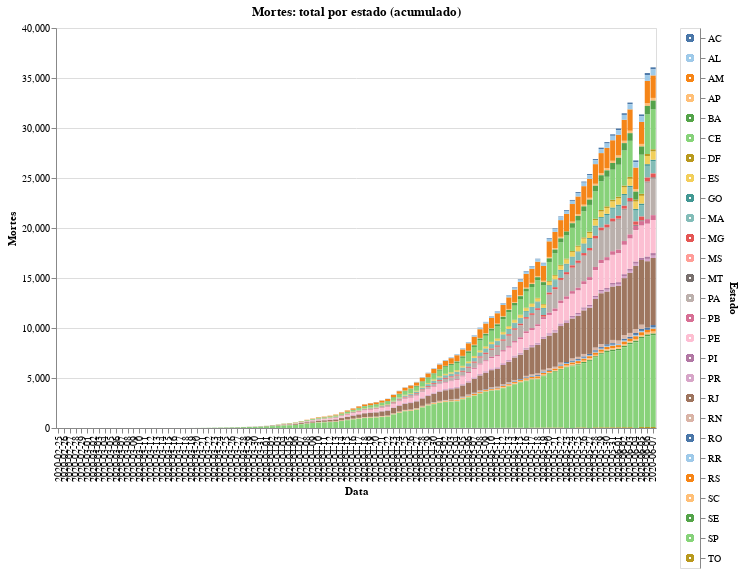

Source (notebook cell):
### Code cell
#hide_input
opt = df[STATE_COLUMN].unique()
opt.sort()
input_dropdown = alt.binding_select(options=opt)
selection1 = alt.selection_single(fields=[STATE_COLUMN], bind=input_dropdown, name=' ')
selection2 = alt.selection_multi(fields=[STATE_COLUMN], on='mouseover')
color = alt.condition(selection1 | selection2,
                    alt.Color(STATE_COLUMN+':N', scale=alt.Scale(scheme='tableau20'), legend=None),
                    alt.value('lightgray'))

chart = alt.Chart(df).mark_bar().encode(
    x=alt.X(DATE_COLUMN+':O', axis=alt.Axis(title=DATE_COLUMN)),
    y=alt.Y(DEATH_COLUMN, axis=alt.Axis(title=DEATH_COLUMN)),
    color=color,
    tooltip=[DATE_COLUMN, STATE_COLUMN, DEATH_COLUMN],
    order=alt.Order(
    STATE_COLUMN,
    sort='descending'
    )
).properties(
    title=DEATHS+": "+TOTAL_BY_STATE+' ('+ACCUMULATED+')'
).add_selection(
    selection1, selection2
).transform_filter(
    selection1
)

legend = alt.Chart(df).mark_point().encode(
    y=alt.Y(STATE_COLUMN+':N', axis=alt.Axis(orient='right')),
    color=color
).add_selection(
    selection1, selection2
)

chart.properties(width=CHART_WIDTH, height=CHART_HEIGHT) | legend

### Figure 1 — Vega-Lite specification as saved in the notebook (floating-point values rounded to 4 significant figures; data arrays with more than 128 entries replaced by an {"elided": "..."} marker saying what was removed)
{"config": {"view": {"continuousWidth": 400, "continuousHeight": 300}}, "hconcat": [{"mark": "bar", "encoding": {"color": {"condition": {"type": "nominal", "field": "Estado", "legend": null, "scale": {"scheme": "tableau20"}, "selection": {"or": [" ", "selector002"]}}, "value": "lightgray"}, "order": {"type": "nominal", "field": "Estado", "sort": "descending"}, "tooltip": [{"type": "nominal", "field": "Data"}, {"type": "nominal", "field": "Estado"}, {"type": "quantitative", "field": "Mortes"}], "x": {"type": "ordinal", "axis": {"title": "Data"}, "field": "Data"}, "y": {"type": "quantitative", "axis": {"title": "Mortes"}, "field": "Mortes"}}, "height": 400, "selection": {" ": {"type": "single", "fields": ["Estado"], "bind": {"input": "select", "options": ["AC", "AL", "AM", "AP", "BA", "CE", "DF", "ES", "GO", "MA", "MG", "MS", "MT", "PA", "PB", "PE", "PI", "PR", "RJ", "RN", "RO", "RR", "RS", "SC", "SE", "SP", "TO"]}}, "selector002": {"type": "multi", "fields": ["Estado"], "on": "mouseover"}}, "title": "Mortes: total por estado (acumulado)", "transform": [{"filter": {"selection": " "}}], "width": 600}, {"mark": "point", "encoding": {"color": {"condition": {"type": "nominal", "field": "Estado", "legend": null, "scale": {"scheme": "tableau20"}, "selection": {"or": [" ", "selector002"]}}, "value": "lightgray"}, "y": {"type": "nominal", "axis": {"orient": "right"}, "field": "Estado"}}, "selection": {" ": {"type": "single", "fields": ["Estado"], "bind": {"input": "select", "options": ["AC", "AL", "AM", "AP", "BA", "CE", "DF", "ES", "GO", "MA", "MG", "MS", "MT", "PA", "PB", "PE", "PI", "PR", "RJ", "RN", "RO", "RR", "RS", "SC", "SE", "SP", "TO"]}}, "selector002": {"type": "multi", "fields": ["Estado"], "on": "mouseover"}}}], "data": {"name": "data-54160038621d77fa2cca6bf69f5d04bb"}, "$schema": "https://vega.github.io/schema/vega-lite/v4.8.1.json", "datasets": {"data-54160038621d77fa2cca6bf69f5d04bb": {"elided": "2273 records"}}}
